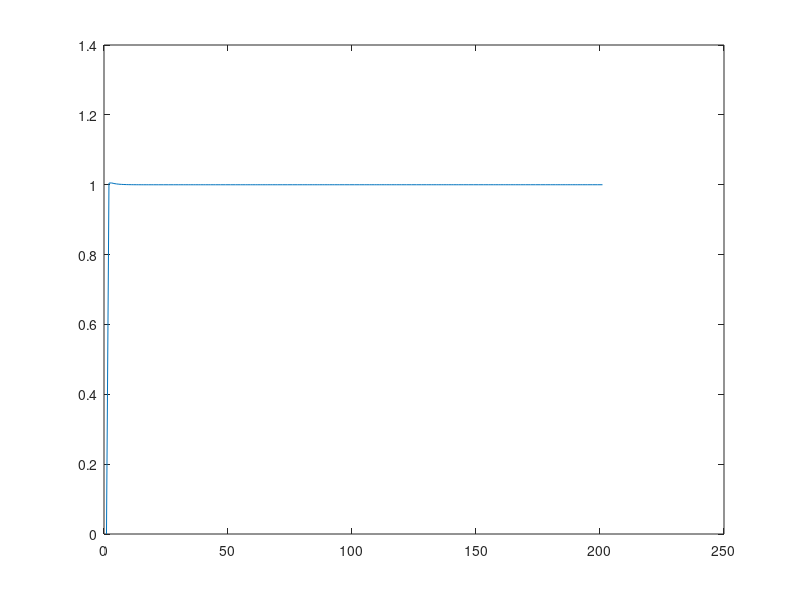

This chart was generated by the following MATLAB code: (Note: this script raises an error after producing the figure.)
num = [78 300];
den = [1.33 8.06 -69.94 1];
plant = tf(num,den)

% Specify the PID controller gains
Kp = 100;
Ki = 5;
Kd = 2;

% Create the PID controller transfer function
controller = pid(Kp, Ki, Kd);

% Connect the controller and plant in series to create a closed-loop system
sys_cl = feedback(controller * plant, 1);

% Simulate the step response of the closed-loop system
t = 0:0.1:20;
S = step(sys_cl, t);

figure
plot(S)
stepinfo(S)
% Add labels to the plot
title('Step Response with PID Controller');
xlabel('Time (sec)');
ylabel('Output');

damp(sys_cl)